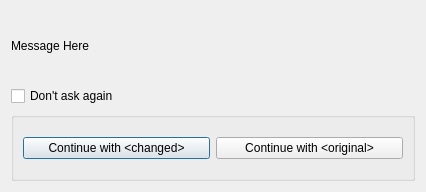
<?xml version="1.0" encoding="UTF-8"?>
<ui version="4.0">
 <class>Dialog</class>
 <widget class="QDialog" name="Dialog">
  <property name="geometry">
   <rect>
    <x>0</x>
    <y>0</y>
    <width>426</width>
    <height>192</height>
   </rect>
  </property>
  <property name="windowTitle">
   <string>Dialog</string>
  </property>
  <layout class="QVBoxLayout" name="verticalLayout">
   <item>
    <widget class="QLabel" name="message">
     <property name="text">
      <string>Message Here</string>
     </property>
    </widget>
   </item>
   <item>
    <widget class="QCheckBox" name="dontAsk">
     <property name="baseSize">
      <size>
       <width>0</width>
       <height>0</height>
      </size>
     </property>
     <property name="text">
      <string>Don't ask again</string>
     </property>
    </widget>
   </item>
   <item>
    <widget class="QGroupBox" name="groupBox">
     <property name="minimumSize">
      <size>
       <width>300</width>
       <height>0</height>
      </size>
     </property>
     <property name="title">
      <string/>
     </property>
     <property name="flat">
      <bool>true</bool>
     </property>
     <layout class="QHBoxLayout" name="horizontalLayout">
      <item>
       <widget class="QPushButton" name="continueAdjust">
        <property name="text">
         <string>Continue with &lt;changed&gt;</string>
        </property>
       </widget>
      </item>
      <item>
       <widget class="QPushButton" name="continueRetain">
        <property name="text">
         <string>Continue with &lt;original&gt;</string>
        </property>
       </widget>
      </item>
     </layout>
    </widget>
   </item>
  </layout>
 </widget>
 <resources/>
 <connections>
  <connection>
   <sender>continueAdjust</sender>
   <signal>clicked()</signal>
   <receiver>Dialog</receiver>
   <slot>accept()</slot>
   <hints>
    <hint type="sourcelabel">
     <x>116</x>
     <y>148</y>
    </hint>
    <hint type="destinationlabel">
     <x>212</x>
     <y>95</y>
    </hint>
   </hints>
  </connection>
  <connection>
   <sender>continueRetain</sender>
   <signal>clicked()</signal>
   <receiver>Dialog</receiver>
   <slot>reject()</slot>
   <hints>
    <hint type="sourcelabel">
     <x>309</x>
     <y>148</y>
    </hint>
    <hint type="destinationlabel">
     <x>212</x>
     <y>95</y>
    </hint>
   </hints>
  </connection>
 </connections>
</ui>
